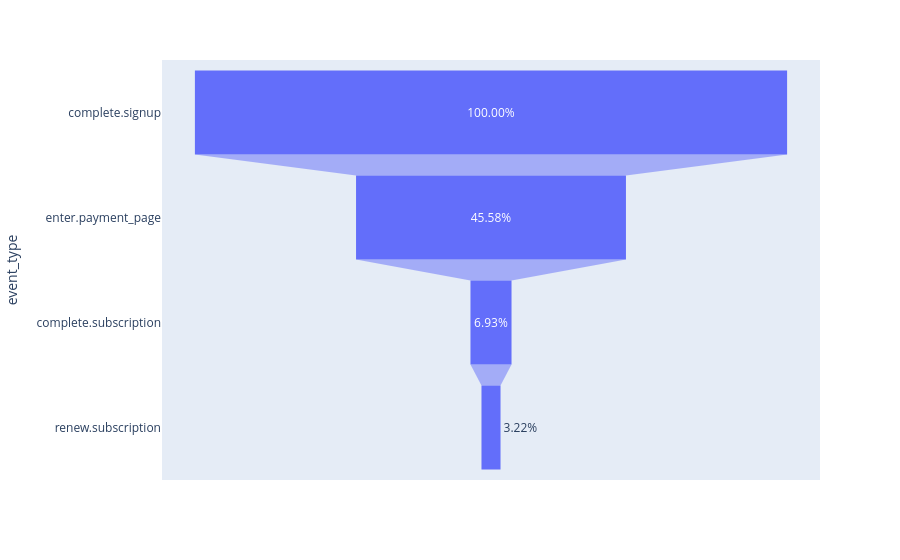

Write notebook code for a chart like this one.
### Code cell
fig = px.funnel(event_counts_subs, x='conversion_rate_total', y='event_type',
                hover_data={'conversion_rate_total': ':.2f'},
               )
fig.update_traces(texttemplate="%{value:.2%}")
fig.show()

### Figure 1 — Plotly figure (JSON) as saved in the notebook; plotly's stock layout.template omitted (floating-point values rounded to 4 significant figures)
{"data": [{"hovertemplate": "conversion_rate_total=%{x:.2f}<br>event_type=%{y}<extra></extra>", "legendgroup": "", "marker": {"color": "#636efa"}, "name": "", "orientation": "h", "showlegend": false, "texttemplate": "%{value:.2%}", "type": "funnel", "x": [1.0, 0.4558, 0.06934, 0.03215], "xaxis": "x", "y": ["complete.signup", "enter.payment_page", "complete.subscription", "renew.subscription"], "yaxis": "y"}], "layout": {"legend": {"tracegroupgap": 0}, "margin": {"t": 60}, "xaxis": {"anchor": "y", "domain": [0, 1], "title": {"text": "conversion_rate_total"}}, "yaxis": {"anchor": "x", "domain": [0, 1], "title": {"text": "event_type"}}}}
